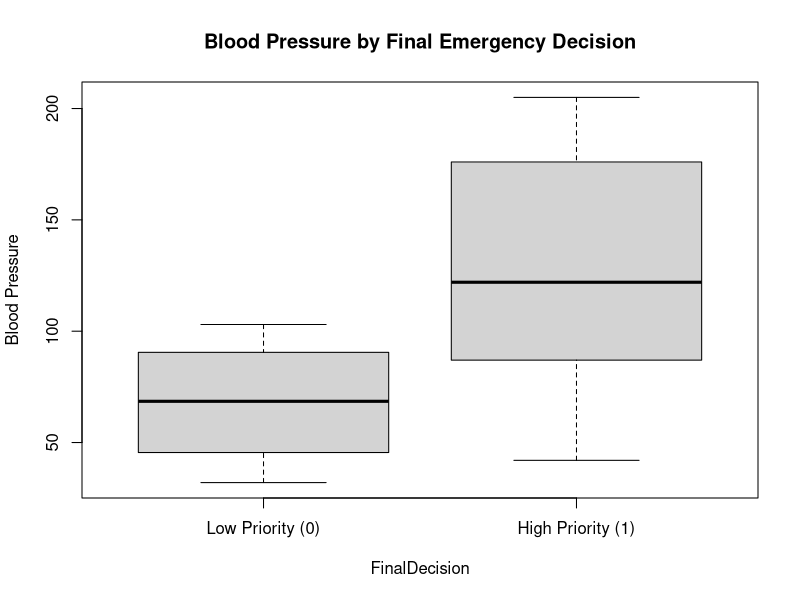
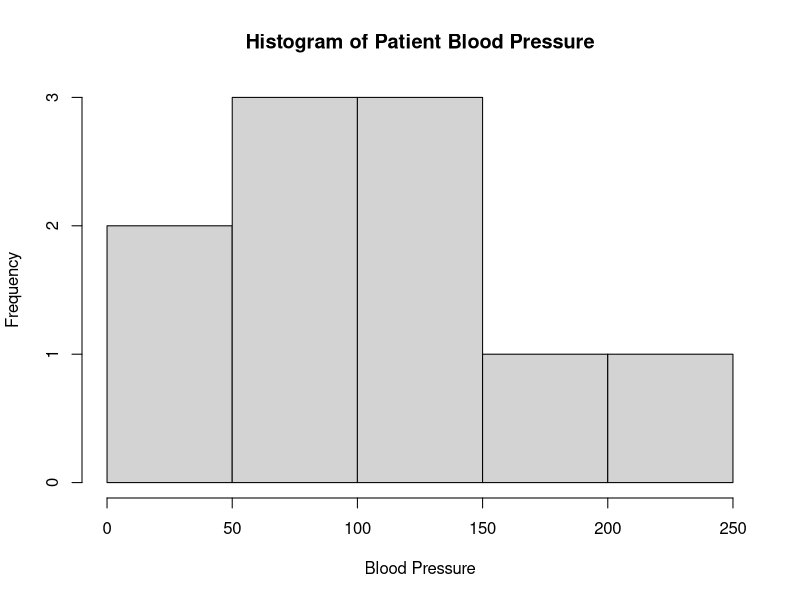

R code for these plots, in order:
# ------------------------------------------------------------
# hospital_analysis.R
# Hospital patient intake dataset: plots + brief summaries
# ------------------------------------------------------------

# ---- 1) Create the dataset ----

Freq <- c(0.6, 0.3, 0.4, 0.4, 0.2, 0.6, 0.3, 0.4, 0.9, 0.2)
BP   <- c(103, 87, 32, 42, 59, 109, 78, 205, 135, 176)

# first: bad = 1, good = 0, NA = missing
First <- c(1, 1, 1, 1, 0, 0, 0, 0, NA, 1)

# second: low = 0, high = 1
Second <- c(0, 0, 1, 1, 0, 0, 1, 1, 1, 1)

# finaldecision: low = 0, high = 1
FinalDecision <- c(0, 1, 0, 1, 0, 1, 0, 1, 1, 1)

hospital_data <- data.frame(Freq, BP, First, Second, FinalDecision)

print("Hospital dataset:")
print(hospital_data)

# ---- 2) Boxplot: Blood Pressure by Final Decision ----

boxplot(
  BP ~ FinalDecision,
  data = hospital_data,
  names = c("Low Priority (0)", "High Priority (1)"),
  main = "Blood Pressure by Final Emergency Decision",
  ylab = "Blood Pressure"
)

# ---- 3) Histogram: Blood Pressure Distribution ----

hist(
  hospital_data$BP,
  main = "Histogram of Patient Blood Pressure",
  xlab = "Blood Pressure",
  col = "lightgray",
  breaks = 5
)

# ---- 4) Numeric summaries ----

summary(hospital_data$BP)
tapply(hospital_data$BP, hospital_data$FinalDecision, median)
tapply(hospital_data$BP, hospital_data$FinalDecision, mean)

